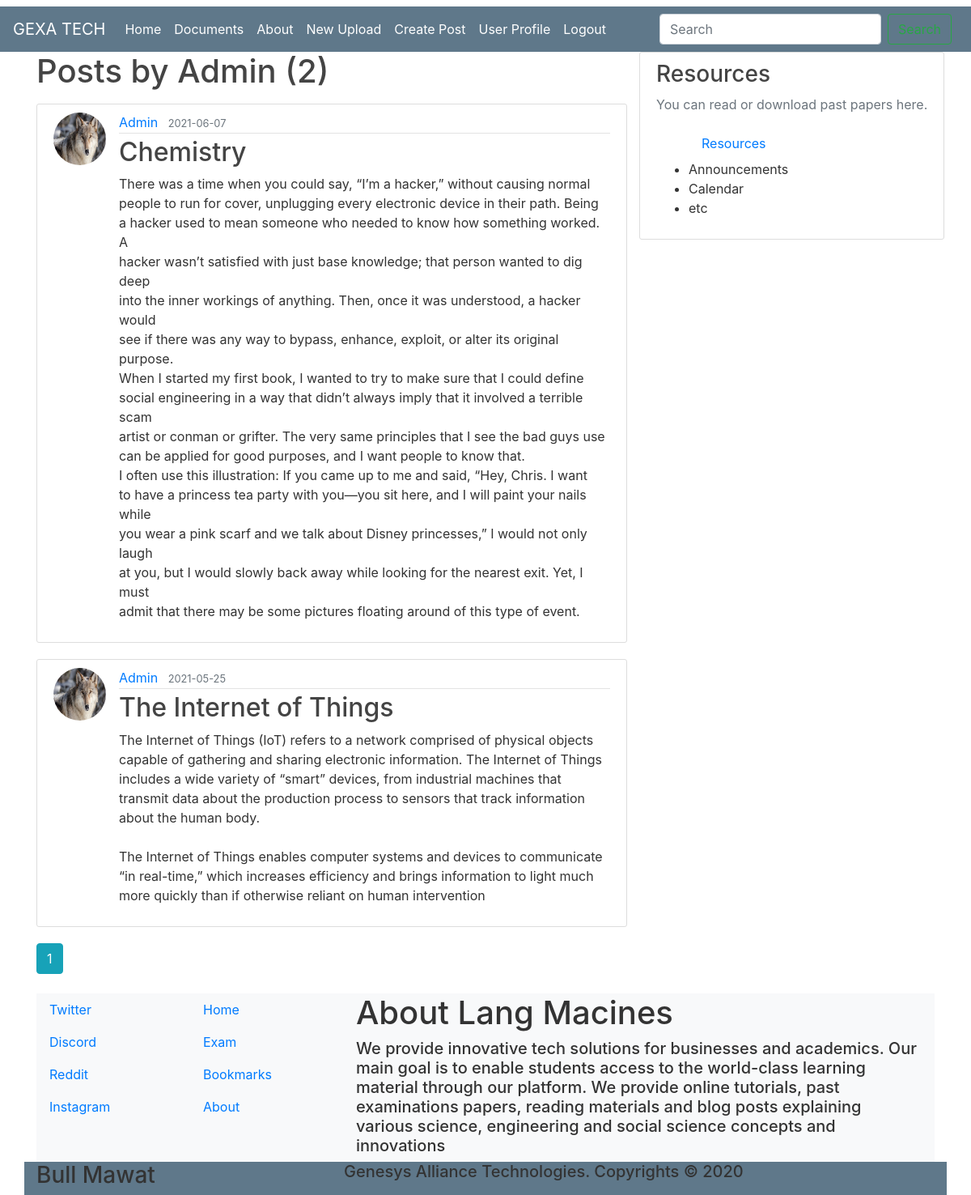
The page /user/Admin (signed in) on the database its author committed.
### blog/models.py (models this page shows, shortened)
class User(db.Model, UserMixin):
    id = db.Column(db.Integer, primary_key=True)
    username = db.Column(db.String(20), unique=True, nullable=False)
    email = db.Column(db.String(50), unique=True, nullable=False)
    image_file = db.Column(db.String(20), nullable=False, default='default2.jpg')
    password = db.Column(db.String(60), nullable=False)
    posts = db.relationship('Post', backref='author', lazy=True)
    uploads = db.relationship('Upload', backref='author', lazy=True)

class Post(db.Model):
    id = db.Column(db.Integer, primary_key=True)
    title = db.Column(db.String(100), nullable=False)
    date_posted = db.Column(db.DateTime, nullable=False, default=datetime.utcnow)
    content = db.Column(db.Text, nullable=False)
    user_id = db.Column(db.Integer, db.ForeignKey('user.id'), nullable=False)

### blog/posts/routes.py (the view)
@posts.route("/user/<string:username>")
def user_posts(username):
    page = request.args.get('page', 1, type=int)
    user =  User.query.filter_by(username=username).first_or_404()
    posts  = Post.query.filter_by(author=user).order_by(Post.date_posted.desc()).paginate(page=page, per_page=5)
    return render_template("user_posts.html", posts=posts, user=user)

### blog/models.py (called while the page is built)
@login_manager.user_loader
def load_user(user_id):
    return User.query.get(int(user_id))

### blog/templates/user_posts.html
{% extends "layout.html" %}
{% block content%}
  <h1 class="mb-3">Posts by {{ user.username }} ({{ posts.total }})</h1>
  {% for post in posts.items %}
    <article class="media content-section">
      <img src="{{ url_for('static', filename='profile_pics/' + post.author.image_file)}}"
      alt="" class="rounded-circle article-img">
      <div class="media-body">
        <div class="article-metadata">
          <a class="mr-2" href="{{ url_for('posts.user_posts', username=post.author.username) }}" >{{ post.author.username }}</a>
          <small class="text-muted">{{ post.date_posted.strftime('%Y-%m-%d') }}</small>
        </div>
        <h2><a href="{{ url_for('posts.post', post_id=post.id) }}" class="article-title">{{ post.title }}</a></h2>
        <p class="article-content">{{ post.content }}</p>
      </div>
    </article>
  {% endfor %}
  {% for page_number in posts.iter_pages(left_edge=1, right_edge=1, left_current=1, right_current=2) %}
    {% if page_number %}
      {% if posts.page == page_number %}
        <a class="btn btn-info mb-4" href="{{ url_for('posts.user_posts', username=user.username, page=page_number) }}">{{ page_number }}</a>
      {% else %}
        <a class="btn btn-outline-info mb-4" href="{{ url_for('posts.user_posts', username=user.username, page=page_number) }}">{{ page_number }}</a>
      {% endif %}
    {% else %}
      ...
    {% endif %}
  {% endfor %}
{% endblock content%}

### blog/static/main.css (style rules this page uses)
body { background: #FFFFFF; color: #333333; margin-top: .5rem; }
h1, h2, h3, h4, h5, h6 { color: #444444; }
.content-section { background: #FFFFFF; padding: 10px 20px; border: 1px solid #DDDDDD; border-radius: 3px; margin-bottom: 20px; }
.article-title { color: #444444; }
.article-content { white-space: pre-line; }
.article-img { height: 65px; width: 65px; margin-right: 16px; }
.article-metadata { padding-bottom: 1px; margin-bottom: 4px; border-bottom: 1px solid #E3E3E3; color: #333; text-decoration: none; }

### rows shown on the page
User: username "Admin"
Post: image_file (placeholder picture), author.username "Admin", date_posted "2021-06-07", title "Chemistry", content "There was a time when you could say, “I’m a hacker,” without causing normal people to run for cover, unplugging every electronic device in their path. Being a hacker used to mean someone who needed to know how something worked. A hacker wasn’t satisfied with just base knowledge; that person wanted to dig deep into the inner workings of anything. Then, once it was understood, a hacker would see if there was any way to bypass, enhance, exploit, or alter its original purpose. When I started my first book, I wanted to try to make sure that I could define social engineering in a way that didn’t always imply that it involved a terrible scam artist or conman or grifter. The very same principles…"
Post: image_file (placeholder picture), author.username "Admin", date_posted "2021-05-25", title "The Internet of Things", content "The Internet of Things (IoT) refers to a network comprised of physical objects capable of gathering and sharing electronic information. The Internet of Things includes a wide variety of “smart” devices, from industrial machines that transmit data about the production process to sensors that track information about the human body. The Internet of Things enables computer systems and devices to communicate “in real-time,” which increases efficiency and brings information to light much more quickly than if otherwise reliant on human intervention"

### other values the page prints
{{ posts.total }} "2"
{{ page_number }} "1"
